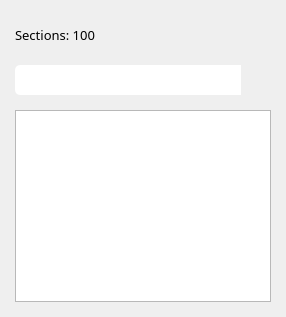
                 <widget class="QWidget" name="w_class_section" native="true">
                  <layout class="QVBoxLayout" name="verticalLayout_25">
                   <property name="spacing">
                    <number>15</number>
                   </property>
                   <property name="leftMargin">
                    <number>15</number>
                   </property>
                   <property name="topMargin">
                    <number>20</number>
                   </property>
                   <property name="rightMargin">
                    <number>15</number>
                   </property>
                   <property name="bottomMargin">
                    <number>15</number>
                   </property>
                   <item>
                    <layout class="QHBoxLayout" name="horizontalLayout_22">
                     <property name="spacing">
                      <number>6</number>
                     </property>
                     <item>
                      <widget class="QLabel" name="lbl_class_section_status">
                       <property name="sizePolicy">
                        <sizepolicy hsizetype="Fixed" vsizetype="Preferred">
                         <horstretch>0</horstretch>
                         <verstretch>0</verstretch>
                        </sizepolicy>
                       </property>
                       <property name="font">
                        <font>
                         <family>Barlow</family>
                         <pointsize>10</pointsize>
                        </font>
                       </property>
                       <property name="text">
                        <string>Sections: 100</string>
                       </property>
                       <property name="alignment">
                        <set>Qt::AlignCenter</set>
                       </property>
                       <property name="indent">
                        <number>1</number>
                       </property>
                      </widget>
                     </item>
                     <item>
                      <spacer name="horizontalSpacer_13">
                       <property name="orientation">
                        <enum>Qt::Horizontal</enum>
                       </property>
                       <property name="sizeHint" stdset="0">
                        <size>
                         <width>40</width>
                         <height>20</height>
                        </size>
                       </property>
                      </spacer>
                     </item>
                     <item>
                      <widget class="QPushButton" name="btn_init_add_class_section">
                       <property name="minimumSize">
                        <size>
                         <width>30</width>
                         <height>30</height>
                        </size>
                       </property>
                       <property name="maximumSize">
                        <size>
                         <width>30</width>
                         <height>30</height>
                        </size>
                       </property>
                       <property name="cursor">
                        <cursorShape>PointingHandCursor</cursorShape>
                       </property>
                       <property name="styleSheet">
                        <string notr="true">QPushButton{
	border-radius: 5px;
    background-image:  url(:/icons/add.png);
    background-repeat: no-repeat;
    background-position: center center;
}

QPushButton::disabled{
	border-radius: 5px;
    background-image: url(:/icons/add_2.png);
    background-repeat: no-repeat;
    background-position: center center;
}</string>
                       </property>
                       <property name="iconSize">
                        <size>
                         <width>17</width>
                         <height>17</height>
                        </size>
                       </property>
                      </widget>
                     </item>
                     <item>
                      <widget class="QPushButton" name="btn_delete_class_section">
                       <property name="minimumSize">
                        <size>
                         <width>30</width>
                         <height>30</height>
                        </size>
                       </property>
                       <property name="maximumSize">
                        <size>
                         <width>30</width>
                         <height>30</height>
                        </size>
                       </property>
                       <property name="cursor">
                        <cursorShape>PointingHandCursor</cursorShape>
                       </property>
                       <property name="styleSheet">
                        <string notr="true">QPushButton{
	border-radius: 5px;
	background: none;
}


QPushButton:pressed {
 	background-color: #072f49;
}</string>
                       </property>
                       <property name="icon">
                        <iconset resource="C:/Users/moral/Desktop/Resources/Resources.qrc">
                         <normaloff>:/icons/trash.png</normaloff>:/icons/trash.png</iconset>
                       </property>
                       <property name="iconSize">
                        <size>
                         <width>21</width>
                         <height>21</height>
                        </size>
                       </property>
                      </widget>
                     </item>
                     <item>
                      <widget class="QPushButton" name="btn_clear_class_student">
                       <property name="sizePolicy">
                        <sizepolicy hsizetype="Fixed" vsizetype="Fixed">
                         <horstretch>0</horstretch>
                         <verstretch>0</verstretch>
                        </sizepolicy>
                       </property>
                       <property name="minimumSize">
                        <size>
                         <width>30</width>
                         <height>30</height>
                        </size>
                       </property>
                       <property name="maximumSize">
                        <size>
                         <width>30</width>
                         <height>30</height>
                        </size>
                       </property>
                       <property name="cursor">
                        <cursorShape>PointingHandCursor</cursorShape>
                       </property>
                       <property name="styleSheet">
                        <string notr="true">QPushButton{
	border-radius: 5px;
	background: none;
}


QPushButton:pressed {
 	background-color: #072f49;
}</string>
                       </property>
                       <property name="icon">
                        <iconset resource="C:/Users/moral/Desktop/Resources/Resources.qrc">
                         <normaloff>:/icons/delete_table.png</normaloff>:/icons/delete_table.png</iconset>
                       </property>
                       <property name="iconSize">
                        <size>
                         <width>20</width>
                         <height>20</height>
                        </size>
                       </property>
                      </widget>
                     </item>
                    </layout>
                   </item>
                   <item>
                    <layout class="QHBoxLayout" name="horizontalLayout_56">
                     <property name="spacing">
                      <number>0</number>
                     </property>
                     <property name="sizeConstraint">
                      <enum>QLayout::SetDefaultConstraint</enum>
                     </property>
                     <item>
                      <widget class="QLineEdit" name="txt_search_class_section">
                       <property name="sizePolicy">
                        <sizepolicy hsizetype="Expanding" vsizetype="Fixed">
                         <horstretch>0</horstretch>
                         <verstretch>0</verstretch>
                        </sizepolicy>
                       </property>
                       <property name="minimumSize">
                        <size>
                         <width>0</width>
                         <height>30</height>
                        </size>
                       </property>
                       <property name="maximumSize">
                        <size>
                         <width>16777215</width>
                         <height>35</height>
                        </size>
                       </property>
                       <property name="font">
                        <font>
                         <family>Barlow</family>
                         <pointsize>10</pointsize>
                        </font>
                       </property>
                       <property name="styleSheet">
                        <string notr="true">border-radius: none;
border-top-left-radius: 5px;
border-bottom-left-radius: 5px;</string>
                       </property>
                      </widget>
                     </item>
                     <item>
                      <widget class="QPushButton" name="btn_search_class_section">
                       <property name="sizePolicy">
                        <sizepolicy hsizetype="Fixed" vsizetype="Fixed">
                         <horstretch>0</horstretch>
                         <verstretch>0</verstretch>
                        </sizepolicy>
                       </property>
                       <property name="minimumSize">
                        <size>
                         <width>30</width>
                         <height>30</height>
                        </size>
                       </property>
                       <property name="maximumSize">
                        <size>
                         <width>30</width>
                         <height>30</height>
                        </size>
                       </property>
                       <property name="font">
                        <font>
                         <family>Barlow</family>
                         <pointsize>12</pointsize>
                         <weight>75</weight>
                         <bold>true</bold>
                        </font>
                       </property>
                       <property name="cursor">
                        <cursorShape>PointingHandCursor</cursorShape>
                       </property>
                       <property name="styleSheet">
                        <string notr="true">border-top-right-radius: 5px;
border-bottom-right-radius: 5px;</string>
                       </property>
                       <property name="text">
                        <string/>
                       </property>
                       <property name="icon">
                        <iconset resource="C:/Users/moral/Desktop/Resources/Resources.qrc">
                         <normaloff>:/icons/search.png</normaloff>:/icons/search.png</iconset>
                       </property>
                       <property name="iconSize">
                        <size>
                         <width>18</width>
                         <height>18</height>
                        </size>
                       </property>
                      </widget>
                     </item>
                    </layout>
                   </item>
                   <item>
                    <widget class="QListView" name="lv_class_section"/>
                   </item>
                  </layout>
                 </widget>
